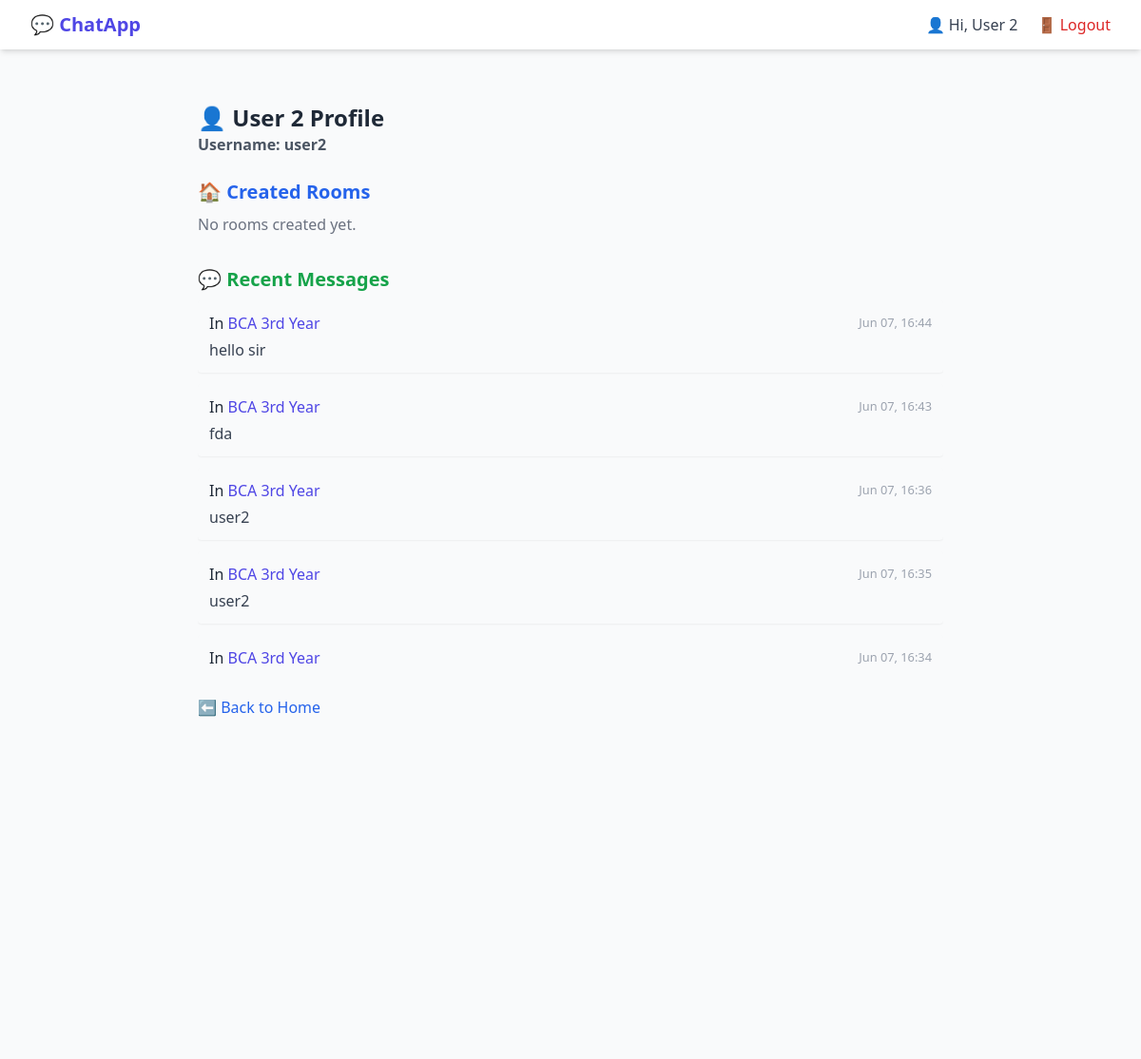
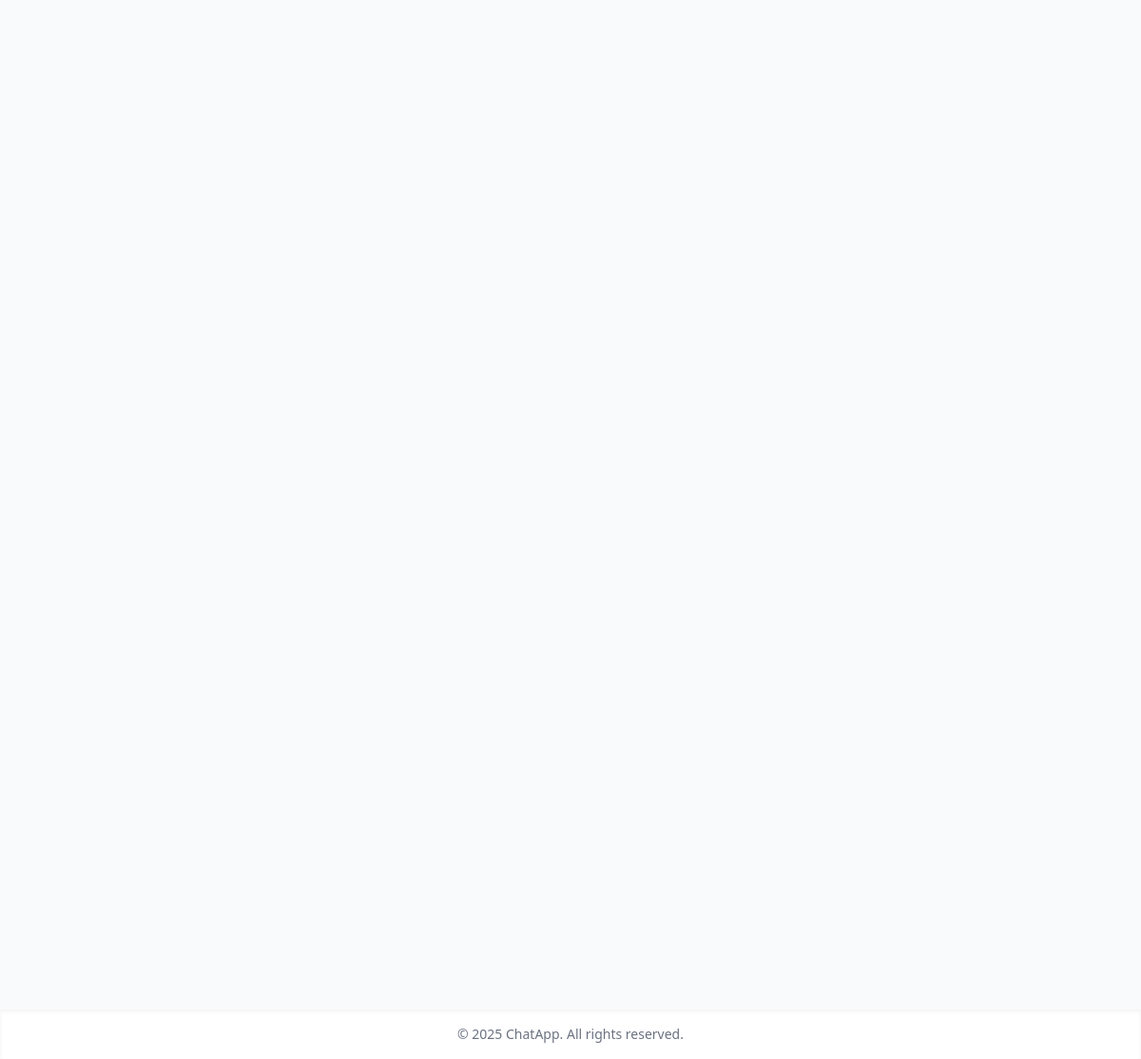
Page /profile/ (signed in) on the committed database (2 pictures, top to bottom).
### core/models.py (models this page shows, shortened)
class Message(models.Model):
    room = models.ForeignKey(Room, on_delete=models.CASCADE, related_name='messages')
    user = models.ForeignKey(User, on_delete=models.CASCADE)
    content = models.TextField()
    timestamp = models.DateTimeField(auto_now_add=True)

class Room(models.Model):
    name = models.CharField(max_length=255, unique=True)
    slug = models.SlugField(unique=True, blank=True)
    created_by = models.ForeignKey(User, on_delete=models.CASCADE)
    created_at = models.DateTimeField(auto_now_add=True)

### core/views.py (the view)
# urls.py: path('profile/', views.profile, name='profile'),
@login_required
def profile(request):
    rooms = Room.objects.filter(created_by=request.user)
    messages = Message.objects.filter(user=request.user).order_by('-timestamp')[:20]
    return render(request, 'profile.html', {'rooms': rooms, 'messages': messages})

### templates/profile.html
{% extends 'base.html' %} {% block content %}
<div class="p-6 max-w-4xl mx-auto">
  <h2 class="text-2xl font-semibold text-gray-800">👤 {{ request.user.first_name }} Profile</h2>
  <h6 class="text-gray-600 font-semibold mb-6">Username: {{ request.user.username }}</h6>
  <div class="mb-8">
    <h3 class="text-xl font-semibold text-blue-600 mb-2">🏠 Created Rooms</h3>
    <ul class="space-y-2">
      {% for room in rooms %}
      <li class="group flex justify-between items-center bg-blue-100">
        <a href="/?room={{ room.name }}" class="block px-4 py-2 text-blue-700 rounded hover:bg-blue-200 transition">
          {{ room.name }}
        </a>
        <form
          action="{% url 'delete_room' room.id %}?next=profile"
          method="post"
          onsubmit="return confirm('Are you sure you want to delete this room?');"
          class="inline mt-1 mr-2"
        >
          {% csrf_token %}
          <button
            type="submit"
            title="Delete room"
            class="text-red-500 hover:text-red-700 opacity-0 group-hover:opacity-100 transition-opacity"
          >
            <svg xmlns="http://www.w3.org/2000/svg" class="h-6 w-6" fill="none" viewBox="0 0 24 24" stroke="currentColor">
              <path
                stroke-linecap="round"
                stroke-linejoin="round"
                stroke-width="2"
                d="M19 7l-.867 12.142A2 2 0 0116.138 21H7.862a2 2 0 01-1.995-1.858L5 7m5 4v6m4-6v6m1-10V4a1 1 0 00-1-1h-4a1 1 0 00-1 1v3M4 7h16"
              />
            </svg>
          </button>
        </form>
      </li>
      {% empty %}
      <li class="text-gray-500">No rooms created yet.</li>
      {% endfor %}
    </ul>
  </div>
  <div>
    <h3 class="text-xl font-semibold text-green-600 mb-2">💬 Recent Messages</h3>
    <ul class="space-y-3 max-h-96 overflow-y-scroll">
      {% for msg in messages %}
      <li class="bg-gray-50 p-3 rounded shadow-sm">
        <div class="flex justify-between items-center">
          <span class="font-medium text-gray-800">
            In <a href="/?room={{ msg.room.name }}" class="text-indigo-600">{{ msg.room.name }}</a>
          </span>
          <small class="text-gray-400">{{ msg.timestamp|date:"M d, H:i" }}</small>
        </div>
        <p class="text-gray-700 mt-1">{{ msg.content }}</p>
      </li>
      {% empty %}
      <li class="text-gray-500">No messages yet.</li>
      {% endfor %}
    </ul>
  </div>
  <div class="mt-8">
    <a href="{% url 'home' %}" class="text-blue-600 hover:underline">⬅ Back to Home</a>
  </div>
</div>
{% endblock %}

### templates/base.html (shortened to what this page needs)
{% load static %}
<!DOCTYPE html>
<html lang="en">
  <head>
    <script src="https://cdn.tailwindcss.com"></script>
  </head>
  <body class="bg-gray-50 text-gray-800 min-h-screen flex flex-col">
    <nav class="bg-white shadow-md">
      <div class="max-w-7xl mx-auto px-4 sm:px-6 lg:px-8 py-3 flex justify-between items-center">
        <div class="text-xl font-semibold text-indigo-600">
          <a href="{% url 'home' %}">💬 ChatApp</a>
        </div>
        <div class="space-x-4 text-sm sm:text-base">
           {% if user.is_authenticated %}
          <a href="{% url 'profile' %}" class="text-gray-700 hover:text-indigo-600">👤 Hi, {{ user.first_name }}</a>
          <a href="{% url 'logout' %}" class="text-red-600 hover:text-red-800">🚪 Logout</a>
          {% else %}
          <a href="{% url 'login' %}" class="text-indigo-600 hover:text-indigo-800">🔑 Login</a>
          <a href="{% url 'signup' %}" class="text-indigo-600 hover:text-indigo-800">👤 Signup</a>
          {% endif %}
        </div>
      </div>
    </nav>
    <main class="flex-grow">
      <div class="max-w-4xl mx-auto py-8 px-4 sm:px-6 lg:px-8">{% block content %}{% endblock %}</div>
    </main>
    <footer class="bg-white text-center text-sm py-4 text-gray-500 shadow-inner">
      © {{ year|default:2025 }} ChatApp. All rights reserved.
    </footer>
  </body>
</html>

### rows in the picture
Message: room.name "BCA 3rd Year", timestamp "Jun 07, 16:44", content "hello sir"
Message: room.name "BCA 3rd Year", timestamp "Jun 07, 16:43", content "fda"
Message: room.name "BCA 3rd Year", timestamp "Jun 07, 16:36", content "user2"
Message: room.name "BCA 3rd Year", timestamp "Jun 07, 16:35", content "user2"
Message: room.name "BCA 3rd Year", timestamp "Jun 07, 16:34"

### other values in the picture
{{ user.first_name }} "User 2"
{{ request.user.first_name }} "User 2"
{{ request.user.username }} "user2"
{{ year|default:2025 }} "2025"
